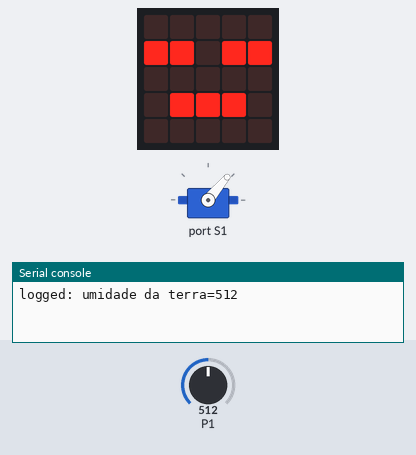
A program run on a simulated BBC micro:bit (MakeCode). Parts: the board's 5×5 LED display, servo, the last lines printed to the serial console. Inputs (shaded band) come from the test bench; at power-on: P1 = 512 (analog values on the 0–1023 scale). Data-log rows are listed on the console.

Above: at 1.8 s.
1.9 s: P1 set to 786
11.6 s: P1 set to 811
16.9 s: P1 set to 990
23.3 s: P1 set to 1011
At 24.1 s:
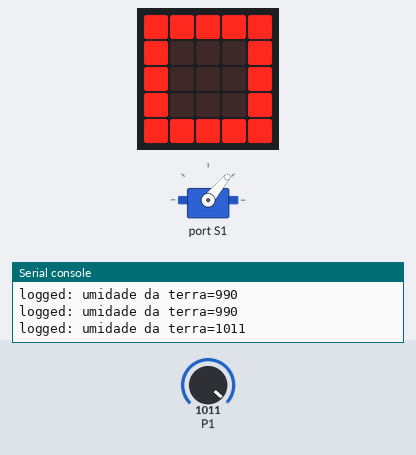
28.6 s: P1 set to 900
At 29.4 s:
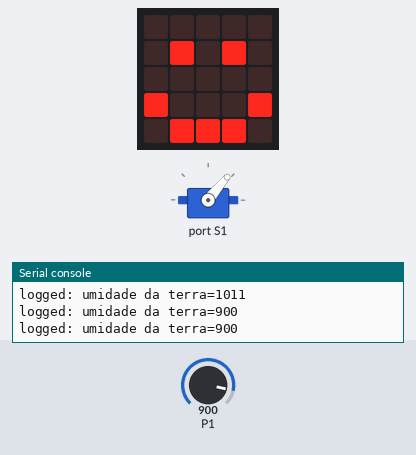
33.9 s: P1 set to 790
At 35.0 s:
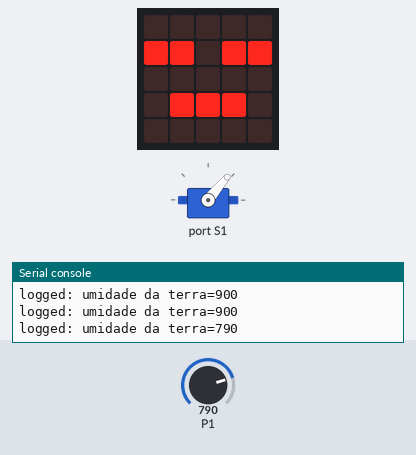
Timing chart, 0 to 36.9 s (numbered marks = the images above; inputs shaded):
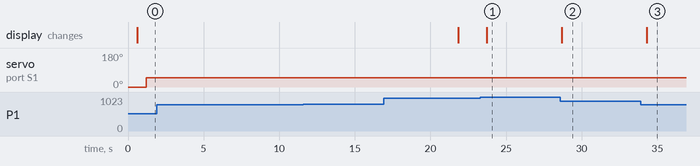

The program:

main.ts
```typescript
let umidade = 0
basic.showIcon(IconNames.Heart)
datalogger.setColumnTitles("umidade da terra")
robotbit.Servo(robotbit.Servos.S1, 0)
basic.forever(function () {
    umidade = pins.analogReadPin(AnalogReadWritePin.P1)
    datalogger.log(datalogger.createCV("umidade da terra", pins.analogReadPin(AnalogReadWritePin.P1)))
    if (umidade > 1000) {
        basic.showIcon(IconNames.Square)
    } else if (umidade > 800) {
        basic.showIcon(IconNames.Happy)
        robotbit.Servo(robotbit.Servos.S1, 50)
    } else {
        basic.showIcon(IconNames.Asleep)
        robotbit.Servo(robotbit.Servos.S1, 50)
        basic.pause(5000)
        robotbit.Servo(robotbit.Servos.S1, 50)
        basic.pause(5000)
    }
})
```

test.ts
```typescript
// testes vão aqui; isto não será compilado quando este pacote for usado como uma extensão.
```

Measured:
- the behaviour switches between 1000 and 1001 on P1 (found by bisection; images 0 and 1)
- after the input at 11.6 s, every drawn part: stays the same
- after the input at 23.3 s, the display: changes after 0.42 s (image 1)
- after the input at 28.6 s, the display: changes after 0.09 s (image 2)
- after the input at 33.9 s, the display: changes after 0.39 s (image 3)
